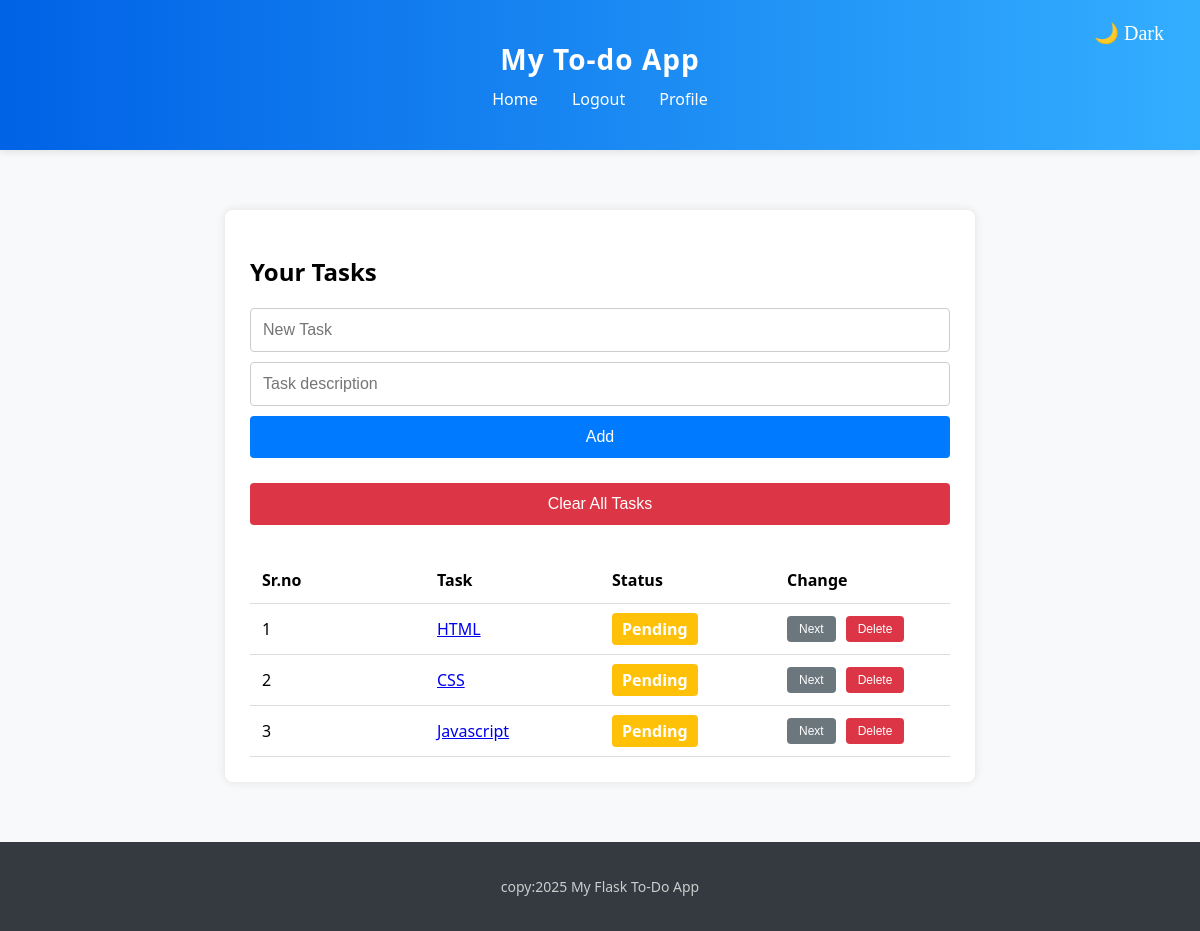
/ (signed in), run on the app's committed database.
### app/models.py (models this page shows)
class Task(db.Model):
    __tablename__='task'
    id=db.Column(db.Integer, primary_key=True)
    title=db.Column(db.String(100), nullable=False)
    description=db.Column(db.String(300), nullable=False)
    status=db.Column(db.String(20), default="Pending")
    user_id = db.Column(db.Integer, db.ForeignKey('register.uid'), nullable=False)

### app/routes/tasks.py (the view)
@tasks_bp.route('/')
def view_tasks():
    if 'user_id' not in session:
        return redirect(url_for('auth.login'))
    tasks = Task.query.filter_by(user_id=session['user_id']).all()
    return render_template('tasks.html',tasks=tasks)

### app/templates/tasks.html (shortened to what this page needs)
{% extends "base.html" %}
{% block content %}
    <div class="task-box">
        <h2>Your Tasks</h2>
        <form action="{{url_for('tasks.add_task')}}" method="post" class="task-form">
            <input type="text" name="title" placeholder="New Task" required>
             <input type="text" name="description" placeholder="Task description" required>
            <button type="submit" class="btn">Add</button>
        </form>
        {% if tasks %}
        <form action="{{url_for('tasks.clear_tasks')}}" method="post">
            <button type="submit" class="btn btn-clear" style="width: 100%;">Clear All Tasks</button>
        </form>
        <br>
        <table class="task-table">
            <thead>
                <tr>
                    <th>Sr.no</th>
                    <th>Task</th>
                    <th>Status</th>
                    <th>Change</th>
                </tr>
            </thead>
            <tbody>
                {% for task in tasks  %}
                <tr>
                    <td>{{loop.index}}</td>
                    <td><a href="{{url_for('tasks.description',task_id=task.id)}}">{{task.title}}</a></td>
                    <td>
                        <span class="badge {{task.status|lower}}">{{task.status}}</span>
                    </td>
                    <td>
                        <div class="cont" style="display: flex;gap: 10px;/* max-width: 85px; */flex-direction: row;flex-wrap: wrap;" >
                        <form action="{{url_for('tasks.toggle_status',task_id=task.id)}}" method="post">
                            <button class="btn-small" type="submit">Next</button>
                        </form>
                        <form action="{{url_for('tasks.delete',task_id=task.id)}}" method="post">
                            <button class=" btn-delete" type="submit" style="border: none; font-size: 12px;">Delete</button>
                        </form>
                        </div>
                    </td>
                </tr>
                {% endfor %}
            </tbody>
        </table>
        {% else %}
        <p>No Tasks yet.Add One above!</p>
        {% endif %}
    </div>
{% endblock %}

### app/static/style.css (style rules this page uses)
body { margin:0; font-family:'Segoe UI', Tahoma, Geneva, Verdana, sans-serif; background-color: #f8f9fa; }
.btn { background-color:#007bff; color: white; border: none; padding: 12px; width: 97%; font-size: 16px; border-radius: 4px; cursor: pointer; }
.task-box { max-width: 700px; margin: 40px auto; background-color: white; padding: 25px; border-radius: 8px; box-shadow: 0 0 10px rgba(0,0,0,0.1); }
.task-form { display: flex; gap: 10px; margin-bottom: 25px; flex-direction: column; }
.task-form input[type="text"] { flex: 1; padding: 12px; font-size: 16px; border: 1px solid #ccc; border-radius: 4px; }
.task-form .btn { padding: 12px 20px; font-size: 16px; width: 100%; }
.task-table { width: 100%; border-collapse: collapse; table-layout: fixed; }
.task-table th, .task-table td { text-align: left; padding: 12px; border-bottom: 1px solid #ddd; }
.task-table th { background: color #f2f2f2; ; }
.btn-delete { background-color: #dc3545; color: white; padding: 6px 12px; font-size: 14px; border-radius: 4px; text-decoration: none; cursor: pointer; }
.badge { padding: 5px 10px; border-radius: 4px; font-weight: bold; color: white; }
.badge.pending { background-color: #ffc107; }
.btn-small { font-size: 12px; padding: 6px 12px; border: none; background-color: #6c767d; color: white; border-radius: 4px; cursor: pointer; }
.btn-clear { background-color: #dc3545; margin-bottom: 10px; }

### data on the page
Task: title "HTML", status "Pending"
Task: title "CSS", status "Pending"
Task: title "Javascript", status "Pending"

### other printed values
{{ 2025 }} "2025"
